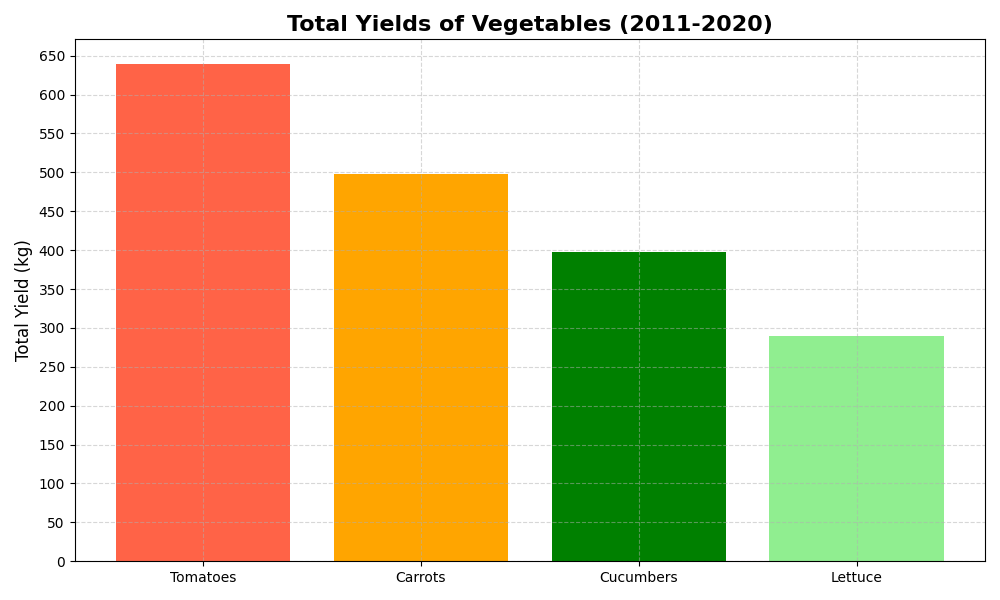

Python code for this plot:
import matplotlib.pyplot as plt
import numpy as np

# Yields of different vegetables in kilograms with manually altered content
tomatoes = np.array([60, 55, 58, 65, 62, 64, 50, 70, 75, 80])  # Manually shuffled
carrots = np.array([49, 42, 50, 47, 40, 52, 45, 55, 58, 60])   # Manually shuffled
cucumbers = np.array([37, 32, 35, 30, 38, 40, 42, 45, 48, 50]) # Manually shuffled
lettuce = np.array([20, 28, 24, 26, 32, 30, 22, 34, 36, 38])   # Manually shuffled

# Calculate total yields (unchanged)
total_yields = {
    'Tomatoes': np.sum(tomatoes),
    'Carrots': np.sum(carrots),
    'Cucumbers': np.sum(cucumbers),
    'Lettuce': np.sum(lettuce)
}

# Sort data in descending order (unchanged)
sorted_vegetables = sorted(total_yields.items(), key=lambda item: item[1], reverse=True)

# Unpack sorted vegetables and their yields (unchanged)
vegetable_names, sorted_totals = zip(*sorted_vegetables)

# Setup the main plot (unchanged)
fig, ax = plt.subplots(figsize=(10, 6))

# Bar chart for sorted vegetable yields (unchanged)
ax.bar(vegetable_names, sorted_totals, color=['tomato', 'orange', 'green', 'lightgreen'])

# Titles and labels (unchanged)
ax.set_title('Total Yields of Vegetables (2011-2020)', fontsize=16, fontweight='bold')
ax.set_ylabel('Total Yield (kg)', fontsize=12)
ax.set_xticks(range(len(vegetable_names)))
ax.set_yticks(np.arange(0, 700, 50))
ax.grid(True, linestyle='--', alpha=0.5)

# Adjust the layout (unchanged)
plt.tight_layout()

# Display the plot (unchanged)
plt.show()
